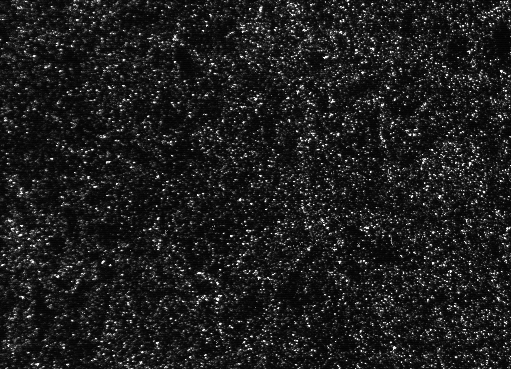
#> input picture pypiv/test_images/exp1_001_a.bmp, 511 x 369 px
$ python promediar_imagenes.py
#> lines starting #> are read from the running program, lines starting #| are printed output that depends on the picture
import os
from tkinter import Tk
from tkinter.filedialog import askdirectory

import cv2
import matplotlib.pyplot as plt
import numpy as np

# AUXILIARY FUNCTION
def normalize_image(img, scale=1, offset=0):
    img = img.astype(np.float32)
    range =  (img.max() - img.min())
    return offset*np.ones_like(img) if range==0 else scale * (img - img.min()) / range + offset

roi = None
allowed_formats = "tiff, tif, bmp, png"


Tk().withdraw()
data_dir_name   = askdirectory(title="Select data directory")
#> the answer given: ../pypiv/test_images
print(f"Averaging: {data_dir_name}")

save_dir_name   = askdirectory(title="Select save directory")
#> the answer given: ../pypiv/test_images
print(f"Save dir: {save_dir_name}")

data_dir = os.path.abspath(data_dir_name)
save_dir =  os.path.abspath(save_dir_name)

image_paths = os.listdir(data_dir_name)

promediado = 0
N = 0
for image_path in image_paths:
    extension = image_path.split(".")[-1].lower() if "." in image_path else ""
    if extension in allowed_formats:
        i = cv2.imread(data_dir + os.sep + image_path, cv2.IMREAD_UNCHANGED)
#> i is the input picture: shape (369, 511); min 0, max 250, mean 29.4
        dtype = i.dtype
        i = np.array(i, dtype=np.float64)

        promediado += i
        N += 1
#> pass 2 of the loop `for image_path in image_paths:`:
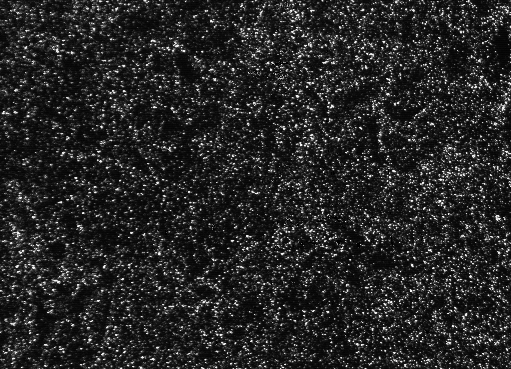
#> input picture pypiv/test_images/exp1_001_b.bmp, 511 x 369 px
#> i is the input picture: shape (369, 511); min 0, max 249, mean 37.4
#> `promediado += i`:
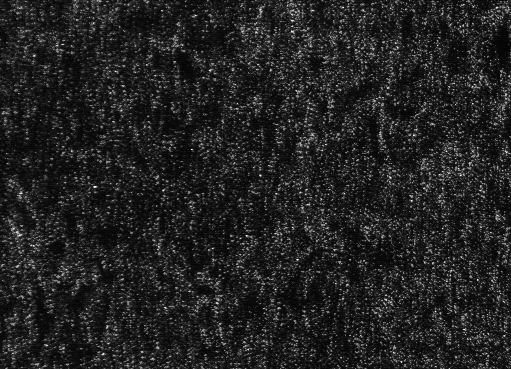
#> promediado: shape (369, 511) float64; min 0, max 494, mean 66.9; drawn with min black and max white

promediado /= N
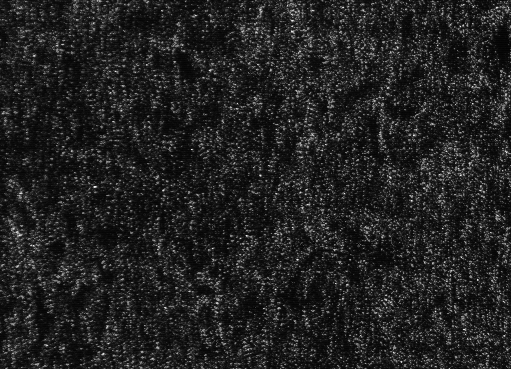
#> promediado: shape (369, 511) float64; min 0, max 247, mean 33.4
promediado = promediado.astype(dtype)


plt.subplot(121)
plt.imshow(promediado)
plt.axis("off")
plt.show()

filename = data_dir_name.split(os.sep)[-1]
cv2.imwrite(save_dir + os.sep + f"{filename}_promedio." + extension, promediado)
